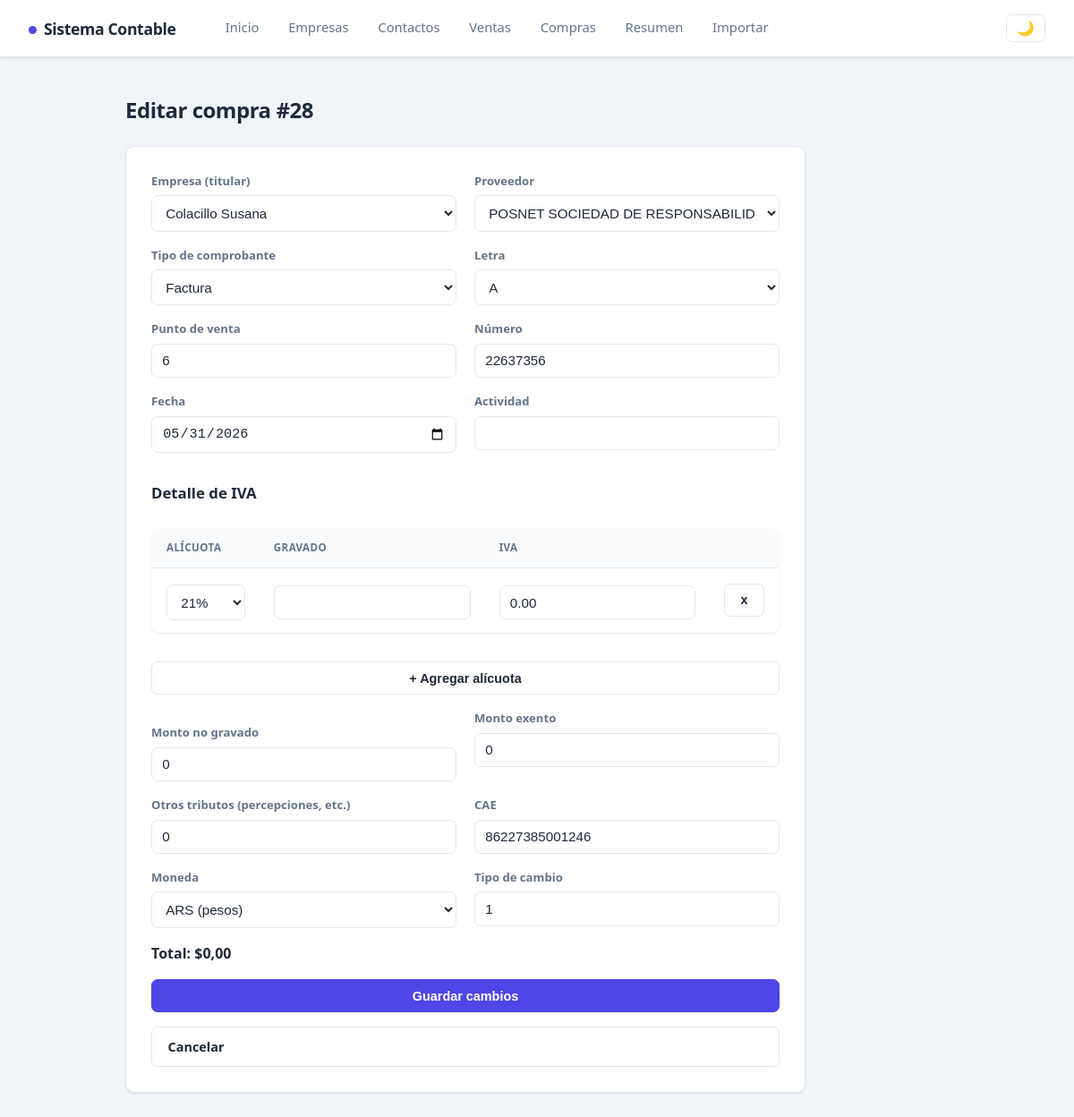
The app's page /editar_compra.php?id=28 with its own data.
### tables this page shows
CREATE TABLE compras (
    id INTEGER PRIMARY KEY AUTOINCREMENT, empresa_id INTEGER NOT NULL, proveedor_id INTEGER NOT NULL,
    comprobante_tipo TEXT NOT NULL, comprobante_letra TEXT, punto_venta INTEGER, numero INTEGER,
    fecha TEXT NOT NULL, actividad TEXT,
    monto_no_gravado REAL NOT NULL DEFAULT 0, monto_exento REAL NOT NULL DEFAULT 0, otros_tributos REAL NOT NULL DEFAULT 0,
    cae TEXT, moneda TEXT NOT NULL DEFAULT 'ARS', tipo_cambio REAL NOT NULL DEFAULT 1,
    creado_en TEXT NOT NULL DEFAULT CURRENT_TIMESTAMP,
    FOREIGN KEY (empresa_id) REFERENCES empresas(id), FOREIGN KEY (proveedor_id) REFERENCES contactos(id));

### includes/comprobante_form.php (the view, shortened to what this page needs)
<?php
if (!function_exists('sel')) {
    function sel(string|int|float|null $a, string|int|float|null $b): string {
        return (string)$a === (string)$b ? 'selected' : '';
    }
}
if (!function_exists('vget')) {
    function vget(array $v, string $k, string|int|float|null $def = ''): string|int|float|null {
        return $v[$k] ?? $def;
    }
}
if (empty($filas)) { $filas = [['alicuota' => '21', 'monto_gravado' => '']]; }
?>
<form method="post" action="<?= htmlspecialchars($accion) ?>" class="formulario" style="max-width:760px;">
    <label>Empresa (titular)
        <select name="empresa_id">
            <?php foreach ($empresas as $em): ?>
                <option value="<?= (int)$em['id'] ?>" <?= sel($em['id'], vget($v, 'empresa_id')) ?>><?= htmlspecialchars($em['nombre']) ?></option>
            <?php endforeach; ?>
        </select>
    </label>
    <label><?= htmlspecialchars($etiquetaCont) ?>
        <select name="<?= htmlspecialchars($campoCont) ?>">
            <?php foreach ($contactos as $c): ?>
                <option value="<?= (int)$c['id'] ?>" <?= sel($c['id'], vget($v, 'contacto_id')) ?>><?= htmlspecialchars($c['nombre']) ?></option>
            <?php endforeach; ?>
        </select>
    </label>
    <label>Tipo de comprobante
        <select name="comprobante_tipo">
            <option value="Factura"          <?= sel('Factura', vget($v, 'comprobante_tipo')) ?>>Factura</option>
        </select>
    </label>
    <label>Letra
        <select name="comprobante_letra">
            <option value="A" <?= sel('A', vget($v, 'comprobante_letra')) ?>>A</option>
        </select>
    </label>
    <label>Punto de venta <input type="number" name="punto_venta" min="1" value="<?= htmlspecialchars((string)vget($v, 'punto_venta')) ?>"></label>
    <label>Número <input type="number" name="numero" min="1" value="<?= htmlspecialchars((string)vget($v, 'numero')) ?>"></label>
    <label>Fecha <input type="date" name="fecha" value="<?= htmlspecialchars((string)vget($v, 'fecha')) ?>"></label>
    <label>Actividad <input type="text" name="actividad" value="<?= htmlspecialchars((string)vget($v, 'actividad')) ?>"></label>
    <h3>Detalle de IVA</h3>
    <table id="detalle">
        <thead><tr><th>Alícuota</th><th>Gravado</th><th>IVA</th><th></th></tr></thead>
        <tbody id="filas">
            <?php foreach ($filas as $f): ?>
            <tr>
                <td>
                    <select name="alicuota[]" class="alic">
                        <option value="21"   <?= sel('21', (float)$f['alicuota']) ?>>21%</option>
                    </select>
                </td>
                <td><input type="number" step="0.01" name="monto_gravado[]" class="grav" value="<?= htmlspecialchars((string)$f['monto_gravado']) ?>"></td>
                <td><input type="number" step="0.01" name="iva[]" class="iva" readonly></td>
                <td><button type="button" class="btn quitar">x</button></td>
            </tr>
            <?php endforeach; ?>
        </tbody>
    </table>
    <button type="button" id="agregar" class="btn">+ Agregar alícuota</button>
    <label style="margin-top:1rem;">Monto no gravado <input type="number" step="0.01" name="monto_no_gravado" id="nograv" value="<?= htmlspecialchars((string)vget($v, 'monto_no_gravado', 0)) ?>"></label>
    <label>Monto exento <input type="number" step="0.01" name="monto_exento" id="exento" value="<?= htmlspecialchars((string)vget($v, 'monto_exento', 0)) ?>"></label>
    <label>Otros tributos (percepciones, etc.) <input type="number" step="0.01" name="otros_tributos" id="otros" value="<?= htmlspecialchars((string)vget($v, 'otros_tributos', 0)) ?>"></label>
    <label>CAE <input type="text" name="cae" value="<?= htmlspecialchars((string)vget($v, 'cae')) ?>"></label>
    <label>Moneda
        <select name="moneda">
            <option value="ARS" <?= sel('ARS', vget($v, 'moneda', 'ARS')) ?>>ARS (pesos)</option>
        </select>
    </label>
    <label>Tipo de cambio <input type="number" step="0.0001" name="tipo_cambio" value="<?= htmlspecialchars((string)vget($v, 'tipo_cambio', 1)) ?>"></label>
    <p><strong>Total: $<span id="total">0,00</span></strong></p>
    <button type="submit" class="btn btn-guardar"><?= htmlspecialchars($textoBoton) ?></button>
    <a href="<?= htmlspecialchars(strtok($accion, '?')) ?>" class="btn">Cancelar</a>
</form>

### css/estilos.css (style rules this page uses)
:root { --acento: #4f46e5; --acento-oscuro: #4338ca; --acento-suave: #eef2ff; --texto: #1e293b; --texto-suave: #64748b; --borde: #e2e8f0; --fondo: #f1f5f9; --panel: #ffffff; --ok-bg: #dcfce7; --ok-tx: #166534; --err-bg: #fee2e2; --err-tx: #991b1b; --verde: #16a34a; --rojo: #dc2626; --cian: #0891b2; --sombra: 0 1px 3px rgba(15,23,42,.08), 0 1px 2px rgba(15,23,42,.04); --sombra-hover: 0 8px 24px rgba(15,23,42,.10); --radio: 10px; }
* { margin: 0; padding: 0; box-sizing: border-box; }
body { font-family: system-ui, -apple-system, "Segoe UI", Roboto, sans-serif; background: var(--fondo); color: var(--texto); line-height: 1.6; }
h3 { font-size: 1.05rem; font-weight: 600; margin: 1rem 0 .5rem; color: var(--texto); }
.formulario { background: var(--panel); border: 1px solid var(--borde); padding: 1.75rem; border-radius: var(--radio); box-shadow: var(--sombra); margin-bottom: 2rem; }
.formulario[style*="760"] { display: grid; grid-template-columns: 1fr 1fr; gap: 1rem 1.25rem; align-items: start; }
.formulario[style*="760"] > h3, .formulario[style*="760"] > table, .formulario[style*="760"] > p, .formulario[style*="760"] > button[type="submit"], .formulario[style*="760"] > #agregar, .formulario[style*="760"] > a.btn { grid-column: 1 / -1; }
.formulario label { display: block; margin-bottom: 0; font-weight: 600; font-size: .82rem; color: var(--texto-suave); }
.formulario input, .formulario select { display: block; width: 100%; margin-top: .35rem; padding: .6rem .7rem; border: 1px solid var(--borde); border-radius: 7px; font-size: .95rem; font-weight: 400; color: var(--texto); background: #fff; transition: border-color .15s, box-shadow .15s; }
.btn { padding: .6rem 1.1rem; border: 1px solid var(--borde); border-radius: 7px; cursor: pointer; font-size: .9rem; font-weight: 600; text-decoration: none; display: inline-block; background: #fff; color: var(--texto); transition: background .15s, box-shadow .15s, transform .1s; }
.btn-guardar { background: var(--acento); color: #fff; border-color: var(--acento); }
table { width: 100%; border-collapse: collapse; background: var(--panel); border: 1px solid var(--borde); border-radius: var(--radio); overflow: hidden; box-shadow: var(--sombra); margin-bottom: 1rem; }
th, td { padding: .8rem 1rem; text-align: left; border-bottom: 1px solid var(--borde); }
th { background: #f8fafc; font-size: .72rem; text-transform: uppercase; letter-spacing: .04em; color: var(--texto-suave); font-weight: 700; }
tbody tr:last-child td { border-bottom: none; }

### records on screen
compras: punto_venta "6", numero "22637356", fecha "05/31/2026", monto_no_gravado "0", monto_exento "0", otros_tributos "0", cae "86227385001246", tipo_cambio "1"

### other values on screen
$id "28"
$etiquetaCont "Proveedor"
$textoBoton "Guardar cambios"
form field empresa_id "Colacillo Susana"
form field proveedor_id "POSNET SOCIEDAD DE RESPONSABILIDAD LIMITADA"
